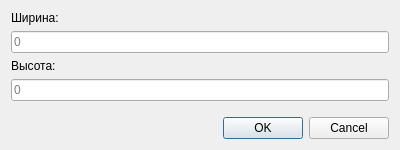
<?xml version="1.0" encoding="UTF-8"?>
<ui version="4.0">
 <class>createDialog</class>
 <widget class="QDialog" name="createDialog">
  <property name="geometry">
   <rect>
    <x>0</x>
    <y>0</y>
    <width>400</width>
    <height>150</height>
   </rect>
  </property>
  <property name="sizePolicy">
   <sizepolicy hsizetype="Fixed" vsizetype="Fixed">
    <horstretch>0</horstretch>
    <verstretch>0</verstretch>
   </sizepolicy>
  </property>
  <property name="minimumSize">
   <size>
    <width>400</width>
    <height>150</height>
   </size>
  </property>
  <property name="maximumSize">
   <size>
    <width>400</width>
    <height>150</height>
   </size>
  </property>
  <property name="windowTitle">
   <string>Новое поле</string>
  </property>
  <property name="sizeGripEnabled">
   <bool>false</bool>
  </property>
  <property name="modal">
   <bool>true</bool>
  </property>
  <layout class="QVBoxLayout" name="verticalLayout_2">
   <item>
    <widget class="QLabel" name="label_2">
     <property name="text">
      <string>Ширина:</string>
     </property>
    </widget>
   </item>
   <item>
    <widget class="QLineEdit" name="lineWidth">
     <property name="inputMethodHints">
      <set>Qt::ImhDigitsOnly</set>
     </property>
     <property name="placeholderText">
      <string>0</string>
     </property>
    </widget>
   </item>
   <item>
    <widget class="QLabel" name="label">
     <property name="text">
      <string>Высота:</string>
     </property>
    </widget>
   </item>
   <item>
    <widget class="QLineEdit" name="lineHeight">
     <property name="inputMethodHints">
      <set>Qt::ImhDigitsOnly</set>
     </property>
     <property name="placeholderText">
      <string>0</string>
     </property>
    </widget>
   </item>
   <item>
    <spacer name="verticalSpacer">
     <property name="orientation">
      <enum>Qt::Vertical</enum>
     </property>
     <property name="sizeHint" stdset="0">
      <size>
       <width>20</width>
       <height>40</height>
      </size>
     </property>
    </spacer>
   </item>
   <item>
    <widget class="QDialogButtonBox" name="buttonBox">
     <property name="orientation">
      <enum>Qt::Horizontal</enum>
     </property>
     <property name="standardButtons">
      <set>QDialogButtonBox::Cancel|QDialogButtonBox::Ok</set>
     </property>
    </widget>
   </item>
  </layout>
 </widget>
 <resources/>
 <connections>
  <connection>
   <sender>buttonBox</sender>
   <signal>accepted()</signal>
   <receiver>createDialog</receiver>
   <slot>accept()</slot>
   <hints>
    <hint type="sourcelabel">
     <x>248</x>
     <y>254</y>
    </hint>
    <hint type="destinationlabel">
     <x>157</x>
     <y>274</y>
    </hint>
   </hints>
  </connection>
  <connection>
   <sender>buttonBox</sender>
   <signal>rejected()</signal>
   <receiver>createDialog</receiver>
   <slot>reject()</slot>
   <hints>
    <hint type="sourcelabel">
     <x>316</x>
     <y>260</y>
    </hint>
    <hint type="destinationlabel">
     <x>286</x>
     <y>274</y>
    </hint>
   </hints>
  </connection>
 </connections>
</ui>
